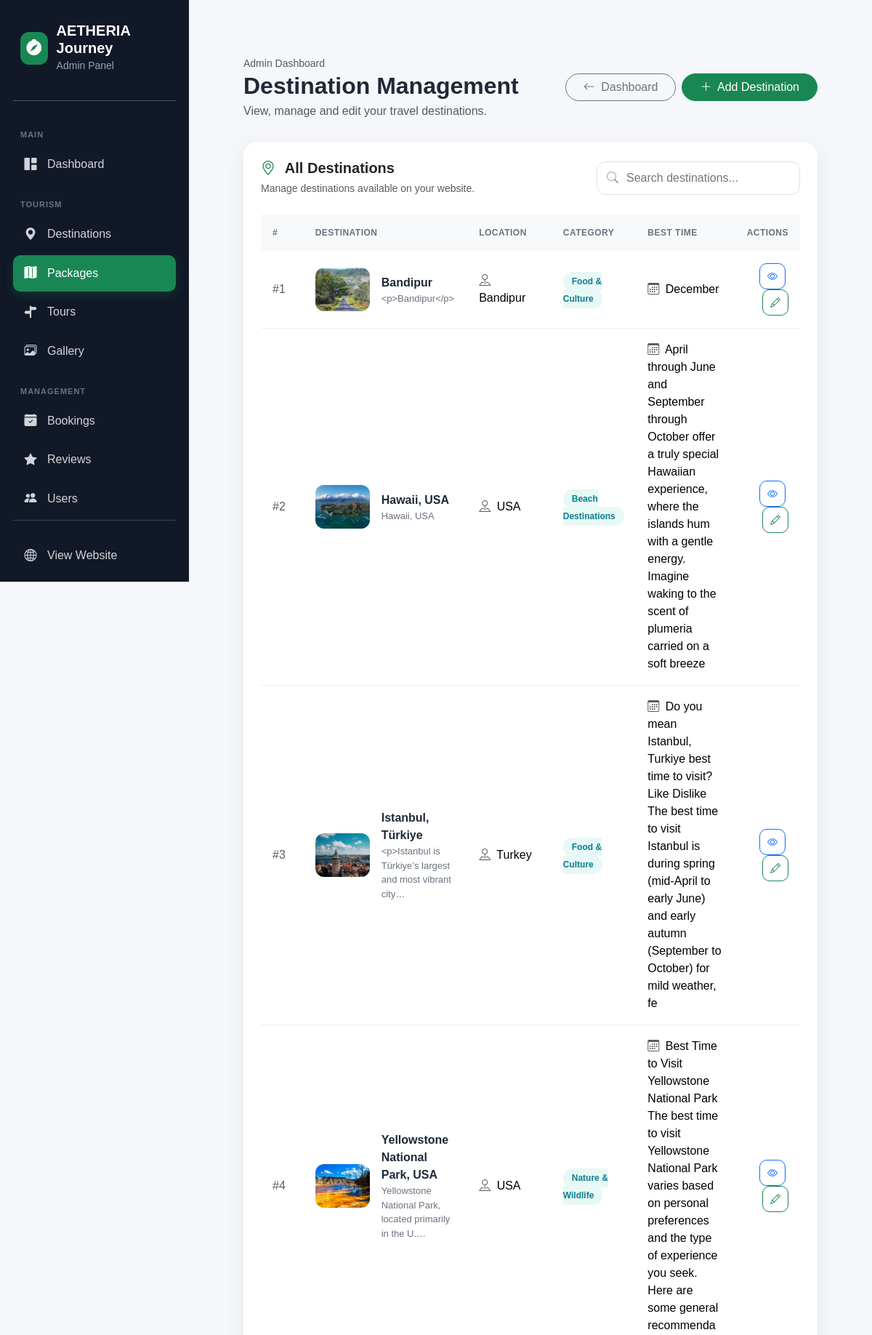
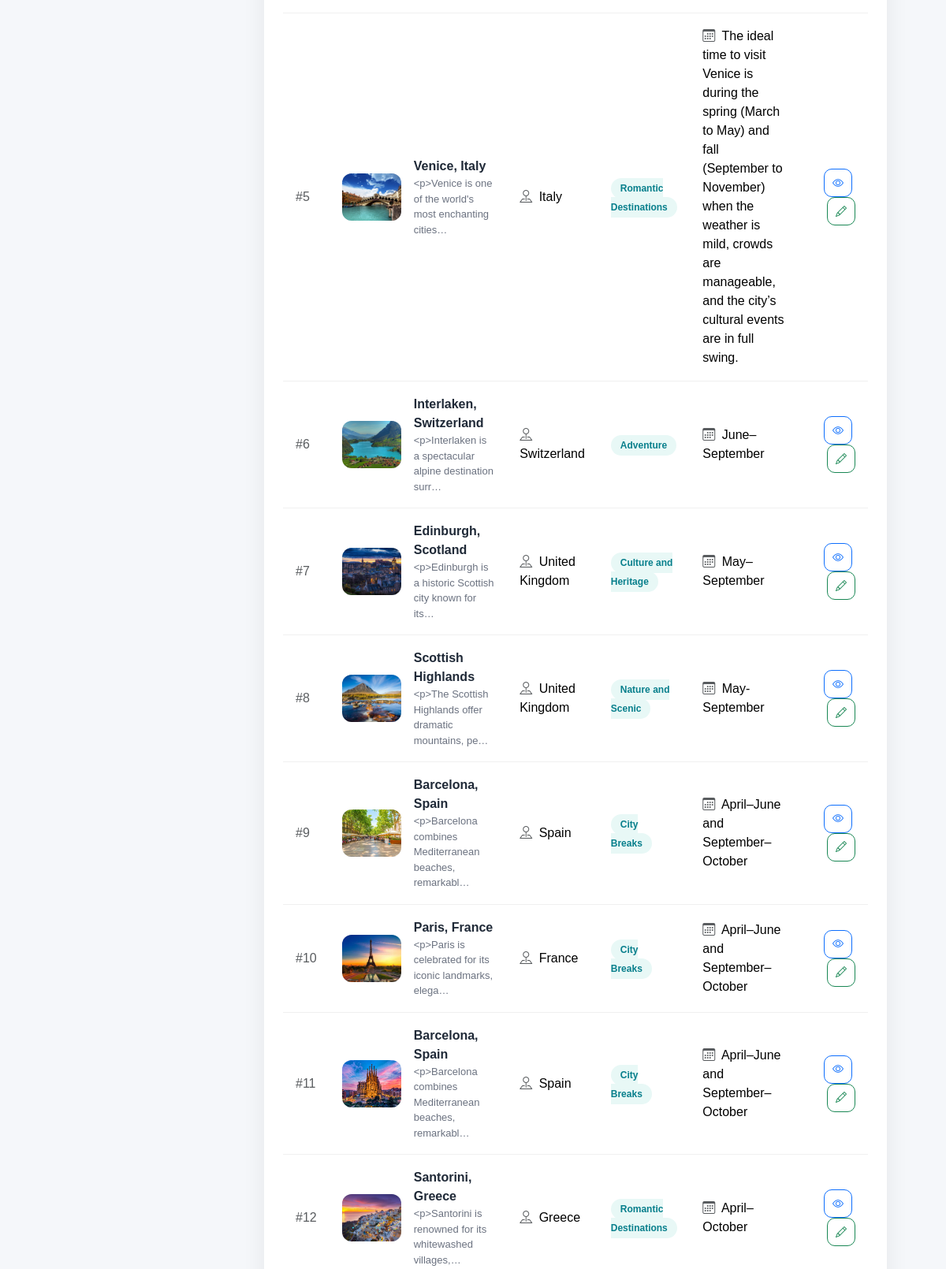
The page /adminpage/destination_list/ (signed in, upper part) on the database its author committed (2 pictures, top to bottom).
### adminpage/models.py (models this page shows, shortened)
class Destination(models.Model):
    name = models.CharField(max_length=100)
    description = CKEditor5Field("Description", config_name="default")
    category = models.ForeignKey(Category, on_delete=models.CASCADE)
    created_at = models.DateTimeField(auto_now_add=True)
    location = models.CharField(max_length=150)
    image = models.FileField(upload_to="destination/")
    best_time_to_visit = models.CharField(max_length=200)
    latitude = models.DecimalField(max_digits=9, decimal_places=6, blank=True, null=True)
    longitude = models.DecimalField(max_digits=9, decimal_places=6, blank=True, null=True)

class Category(models.Model):
    name = models.CharField(max_length=100)
    description = models.TextField()
    created_at = models.DateTimeField(auto_now_add=True)
    updated_at = models.DateTimeField(auto_now=True)

### adminpage/views.py (the view)
# urls.py: path('destination_list/', destination_list, name='destination_list'),
@staff_member_required(login_url="/adminpage/login/")
def destination_list(request):
    destinations = Destination.objects.all()
    context = {
        "destinations": destinations
    }
    return render(
        request,
        "adminpage/destination_list.html",
        context
    )

### adminpage/templates/adminpage/destination_list.html (shortened to what this page needs)
{% extends "adminpage/base.html" %}
{% block content %}
<div class="main-content">
    <div class="page-header">
        <div class="d-flex justify-content-between align-items-center">
            <div>
                <span class="text-muted small">
                    Admin Dashboard
                </span>
                <h2 class="mb-1">
                    Destination Management
                </h2>
                <p class="text-muted mb-0">
                    View, manage and edit your travel destinations.
                </p>
            </div>
            <div class="d-flex gap-2">
                <a
                    href="{% url 'admin_dashboard' %}"
                    class="btn btn-outline-secondary rounded-pill px-4"
                >
                    <i class="bi bi-arrow-left me-1"></i>
                    Dashboard
                </a>
                <a
                    href="#"
                    class="btn btn-success rounded-pill px-4"
                >
                    <i class="bi bi-plus-lg me-1"></i>
                    Add Destination
                </a>
            </div>
        </div>
    </div>
    <div class="card destination-card">
        <div class="card-body p-4">
            <div class="d-flex justify-content-between align-items-center mb-4 flex-wrap gap-3">
                <div>
                    <h5 class="fw-bold mb-1">
                        <i class="bi bi-geo-alt me-2 text-success"></i>
                        All Destinations
                    </h5>
                    <small class="text-muted">
                        Manage destinations available on your website.
                    </small>
                </div>
                <div class="search-box">
                    <i class="bi bi-search"></i>
                    <input
                        type="text"
                        id="destinationSearch"
                        placeholder="Search destinations..."
                    >
                </div>
            </div>
            <div class="table-responsive">
                <table
                    class="table"
                    id="destinationTable"
                >
                    <thead>
                        <tr>
                            <th>
                                #
                            </th>
                            <th>
                                Destination
                            </th>
                            <th>
                                Location
                            </th>
                            <th>
                                Category
                            </th>
                            <th>
                                Best Time
                            </th>
                            <th class="text-end">
                                Actions
                            </th>
                        </tr>
                    </thead>
                    <tbody>
                        {% for destination in destinations %}
                        <tr>
                            <td>
                                <span class="text-muted">
                                    #{{ destination.id }}
                                </span>
                            </td>
                            <td>
                                <div class="d-flex align-items-center gap-3">
                                    {% if destination.image %}
                                        <img
                                            src="{{ destination.image.url }}"
                                            alt="{{ destination.name }}"
                                            class="destination-image"
                                        >
                                    {% else %}
                                        <div class="no-image">
                                            <i class="bi bi-image"></i>
                                        </div>
                                    {% endif %}
                                    <div>
                                        <div class="destination-name">
                                            {{ destination.name }}
                                        </div>
                                        <div class="destination-location">
                                            {{ destination.description|truncatechars:55 }}
                                        </div>
                                    </div>
                                </div>
                            </td>
                            <td>
                                {% if destination.location %}
                                    <i class="bi bi-pin-map me-1 text-muted"></i>
                                    {{ destination.location }}
                                {% else %}
                                    <span class="text-muted">
                                        —
                                    </span>
                                {% endif %}
                            </td>
                            <td>
                                {% if destination.category %}
                                    <span class="category-badge">
                                        {{ destination.category.name }}
                                    </span>
                                {% else %}
                                    <span class="text-muted">
                                        —
                                    </span>
                                {% endif %}
                            </td>
                            <td>
                                {% if destination.best_time_to_visit %}
                                    <span>
                                        <i class="bi bi-calendar3 me-1 text-muted"></i>
                                        {{ destination.best_time_to_visit }}
                                    </span>
                                {% else %}
                                    <span class="text-muted">
                                        —
                                    </span>
                                {% endif %}
                            </td>
                            <td class="text-end">
                                <a
                                    href="#"
                                    class="btn btn-sm btn-outline-primary action-btn me-1"
                                    title="View Destination"
                                >
                                    <i class="bi bi-eye"></i>
                                </a>
                                <a
                                    hr"
                                    class="btn btn-sm btn-outline-success action-btn"
                                    title="Edit Destination"
                                >
                                    <i class="bi bi-pencil"></i>
                                </a>
                            </td>
                        </tr>
                        {% endfor %}
                    </tbody>
                </table>
            </div>
        </div>
    </div>
</div>
{% endblock %}

### adminpage/templates/adminpage/base.html (style rules this page uses)
body { margin: 0; background: #f5f7fa; font-family: Arial, sans-serif; }

### adminpage/templates/adminpage/destination_list.html (style rules this page uses)
body { background: #f5f7fa; font-family: Arial, sans-serif; }
.main-content { padding: 35px; }
.page-header { margin-bottom: 30px; }
.page-header h2 { font-weight: 800; color: #1f2937; }
.destination-card { border: none; border-radius: 20px; box-shadow: 0 8px 30px rgba(0, 0, 0, .07); overflow: hidden; }
.destination-image { width: 75px; height: 60px; object-fit: cover; border-radius: 12px; background: #e9ecef; }
.table { vertical-align: middle; margin-bottom: 0; }
.table thead th { background: #f8f9fa; border: none; padding: 16px; font-size: 12px; font-weight: 700; color: #6b7280; text-transform: uppercase; letter-spacing: .04em; }
.table tbody td { padding: 17px 16px; border-color: #f0f0f0; }
.table tbody tr { transition: .2s ease; }
.destination-name { font-weight: 700; color: #1f2937; }
.destination-location { font-size: 13px; color: #6b7280; }
.category-badge { background: #e8f8f6; color: #087f8c; padding: 6px 12px; border-radius: 50px; font-size: 12px; font-weight: 700; }
.action-btn { width: 36px; height: 36px; border-radius: 10px; display: inline-flex; align-items: center; justify-content: center; transition: .2s ease; }
.search-box { position: relative; width: 280px; }
.search-box i { position: absolute; left: 14px; top: 50%; transform: translateY(-50%); color: #9ca3af; }
.search-box input { width: 100%; border: 1px solid #dee2e6; border-radius: 12px; padding: 10px 15px 10px 40px; outline: none; }

### rows shown on the page
Destination: id "1", image (picture), name "Bandipur", description "<p>Bandipur</p>", location "Bandipur", category.name "Food & Culture", best_time_to_visit "December"
Destination: id "2", image (picture), name "Hawaii, USA", description "Hawaii, USA", location "USA", category.name "Beach Destinations", best_time_to_visit "April through June and September through October offer a truly special Hawaiian experience, where the islands hum with a gentle energy. Imagine waking to the scent of plumeria carried on a soft breeze"
Destination: id "3", image (picture), name "Istanbul, Türkiye", description "<p>Istanbul is Türkiye’s largest and most vibrant city…", location "Turkey", category.name "Food & Culture", best_time_to_visit "Do you mean Istanbul, Turkiye best time to visit? Like Dislike The best time to visit Istanbul is during spring (mid-April to early June) and early autumn (September to October) for mild weather, fe"
Destination: id "4", image (picture), name "Yellowstone National Park, USA", description "Yellowstone National Park, located primarily in the U.…", location "USA", category.name "Nature & Wildlife", best_time_to_visit "Best Time to Visit Yellowstone National Park The best time to visit Yellowstone National Park varies based on personal preferences and the type of experience you seek. Here are some general recommenda"
Destination: id "5", image (picture), name "Venice, Italy", description "<p>Venice is one of the world's most enchanting cities…", location "Italy", category.name "Romantic Destinations", best_time_to_visit "The ideal time to visit Venice is during the spring (March to May) and fall (September to November) when the weather is mild, crowds are manageable, and the city’s cultural events are in full swing."
Destination: id "6", image (picture), name "Interlaken, Switzerland", description "<p>Interlaken is a spectacular alpine destination surr…", location "Switzerland", category.name "Adventure", best_time_to_visit "June–September"
Destination: id "7", image (picture), name "Edinburgh, Scotland", description "<p>Edinburgh is a historic Scottish city known for its…", location "United Kingdom", category.name "Culture and Heritage", best_time_to_visit "May–September"
Destination: id "8", image (picture), name "Scottish Highlands", description "<p>The Scottish Highlands offer dramatic mountains, pe…", location "United Kingdom", category.name "Nature and Scenic", best_time_to_visit "May-September"
Destination: id "9", image (picture), name "Barcelona, Spain", description "<p>Barcelona combines Mediterranean beaches, remarkabl…", location "Spain", category.name "City Breaks", best_time_to_visit "April–June and September–October"
Destination: id "10", image (picture), name "Paris, France", description "<p>Paris is celebrated for its iconic landmarks, elega…", location "France", category.name "City Breaks", best_time_to_visit "April–June and September–October"
Destination: id "11", image (picture), name "Barcelona, Spain", description "<p>Barcelona combines Mediterranean beaches, remarkabl…", location "Spain", category.name "City Breaks", best_time_to_visit "April–June and September–October"
Destination: id "12", image (picture), name "Santorini, Greece", description "<p>Santorini is renowned for its whitewashed villages,…", location "Greece", category.name "Romantic Destinations", best_time_to_visit "April–October"
